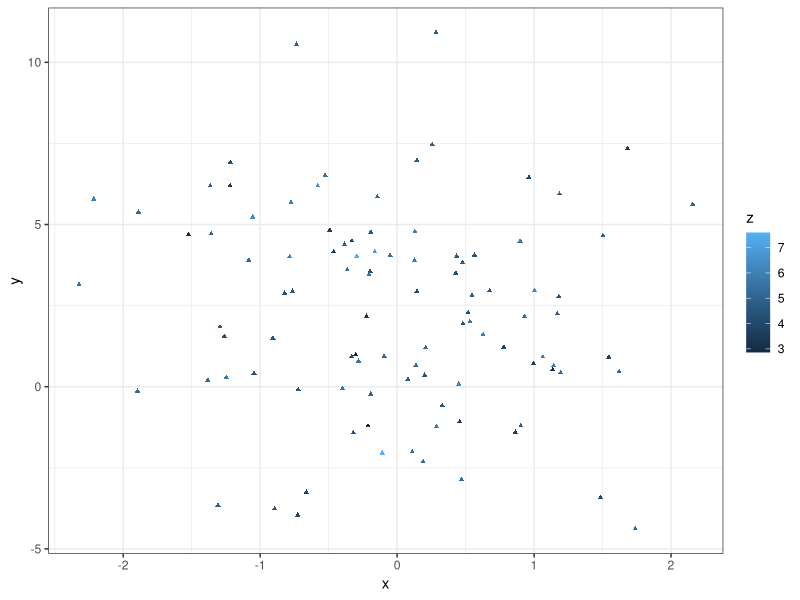

The R source for this figure:
## ---- chunk 1
knitr::opts_chunk$set(echo = TRUE)
## ---- chunk 2
# library 
library(ggplot2)
library(dplyr)

## ---- chunk 3
# generating data
x <- rnorm(100, 0, 1)
y <- rnorm(100,2,3)
z <- rnorm(100, 5, 1)

# generating data frame 
MyData <- data.frame(x, y, z)
glimpse(MyData)
## ---- chunk 4
# generating plot 
ggplot(MyData, aes(x = x, y = y, colour = z)) + 
  geom_point(size = 1, shape = "triangle") + 
  theme_bw() 

## ---- chunk 5
# Fitting models using function lm()
model1 <- lm(x ~ y, data = MyData)
model1
